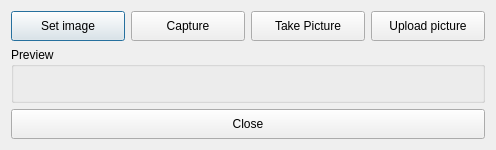
<?xml version="1.0" encoding="UTF-8"?>
<ui version="4.0">
 <class>Camera</class>
 <widget class="QDialog" name="Camera">
  <property name="geometry">
   <rect>
    <x>0</x>
    <y>0</y>
    <width>496</width>
    <height>150</height>
   </rect>
  </property>
  <property name="sizePolicy">
   <sizepolicy hsizetype="Expanding" vsizetype="Expanding">
    <horstretch>0</horstretch>
    <verstretch>0</verstretch>
   </sizepolicy>
  </property>
  <property name="windowTitle">
   <string>Esprit-RP : Photo profile </string>
  </property>
  <property name="styleSheet">
   <string notr="true"/>
  </property>
  <layout class="QVBoxLayout" name="verticalLayout_2">
   <item>
    <layout class="QVBoxLayout" name="verticalLayout">
     <item>
      <layout class="QHBoxLayout" name="horizontalLayout">
       <item>
        <widget class="QPushButton" name="Button_set">
         <property name="sizePolicy">
          <sizepolicy hsizetype="Preferred" vsizetype="Fixed">
           <horstretch>0</horstretch>
           <verstretch>0</verstretch>
          </sizepolicy>
         </property>
         <property name="minimumSize">
          <size>
           <width>0</width>
           <height>30</height>
          </size>
         </property>
         <property name="text">
          <string>Set image</string>
         </property>
        </widget>
       </item>
       <item>
        <widget class="QPushButton" name="Button_capture">
         <property name="sizePolicy">
          <sizepolicy hsizetype="Preferred" vsizetype="Fixed">
           <horstretch>0</horstretch>
           <verstretch>0</verstretch>
          </sizepolicy>
         </property>
         <property name="minimumSize">
          <size>
           <width>0</width>
           <height>30</height>
          </size>
         </property>
         <property name="text">
          <string>Capture</string>
         </property>
        </widget>
       </item>
       <item>
        <widget class="QPushButton" name="Button_Take_image">
         <property name="sizePolicy">
          <sizepolicy hsizetype="Preferred" vsizetype="Fixed">
           <horstretch>0</horstretch>
           <verstretch>0</verstretch>
          </sizepolicy>
         </property>
         <property name="minimumSize">
          <size>
           <width>0</width>
           <height>30</height>
          </size>
         </property>
         <property name="text">
          <string>Take Picture</string>
         </property>
        </widget>
       </item>
       <item>
        <widget class="QPushButton" name="Button_upload">
         <property name="sizePolicy">
          <sizepolicy hsizetype="Minimum" vsizetype="Fixed">
           <horstretch>0</horstretch>
           <verstretch>0</verstretch>
          </sizepolicy>
         </property>
         <property name="minimumSize">
          <size>
           <width>0</width>
           <height>30</height>
          </size>
         </property>
         <property name="text">
          <string>Upload picture</string>
         </property>
        </widget>
       </item>
      </layout>
     </item>
     <item>
      <widget class="QGroupBox" name="Preview">
       <property name="sizePolicy">
        <sizepolicy hsizetype="Preferred" vsizetype="Preferred">
         <horstretch>0</horstretch>
         <verstretch>0</verstretch>
        </sizepolicy>
       </property>
       <property name="title">
        <string>Preview</string>
       </property>
       <layout class="QVBoxLayout" name="verticalLayout_3">
        <item>
         <widget class="QLabel" name="label_preview">
          <property name="sizePolicy">
           <sizepolicy hsizetype="Preferred" vsizetype="Preferred">
            <horstretch>0</horstretch>
            <verstretch>0</verstretch>
           </sizepolicy>
          </property>
          <property name="text">
           <string/>
          </property>
         </widget>
        </item>
       </layout>
      </widget>
     </item>
     <item>
      <widget class="QPushButton" name="Button_close">
       <property name="sizePolicy">
        <sizepolicy hsizetype="Preferred" vsizetype="Fixed">
         <horstretch>0</horstretch>
         <verstretch>0</verstretch>
        </sizepolicy>
       </property>
       <property name="minimumSize">
        <size>
         <width>0</width>
         <height>30</height>
        </size>
       </property>
       <property name="text">
        <string>Close</string>
       </property>
      </widget>
     </item>
    </layout>
   </item>
  </layout>
 </widget>
 <resources/>
 <connections/>
</ui>
